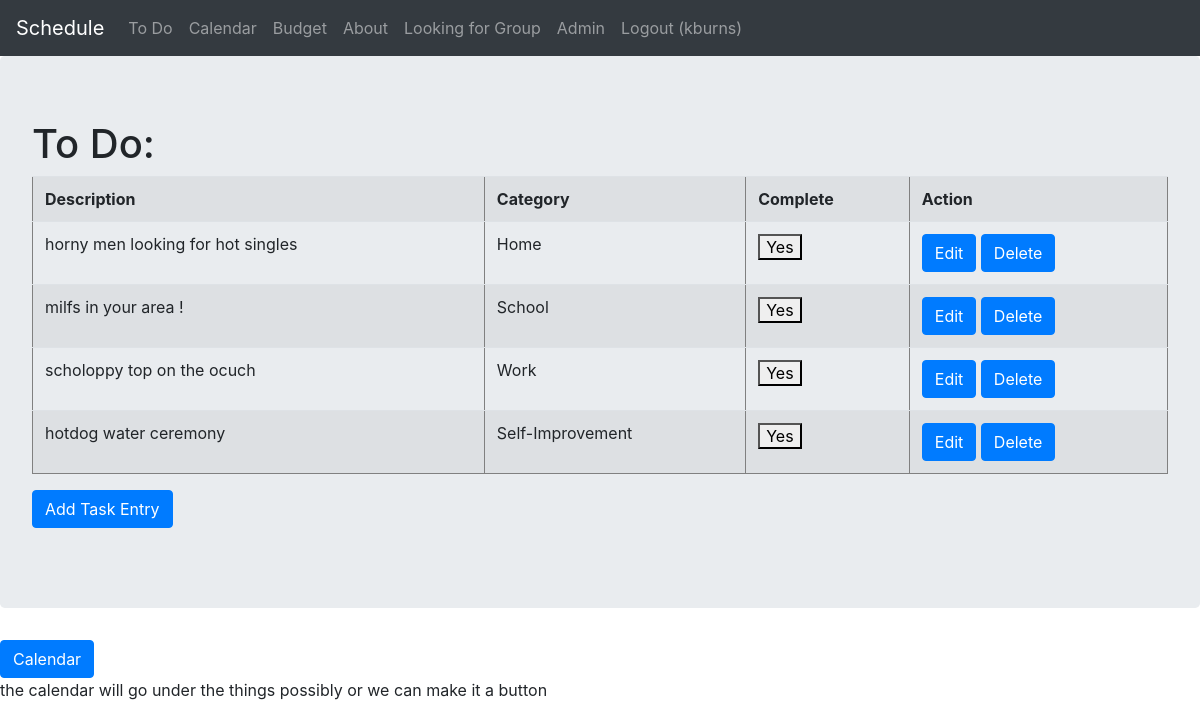
Page /tasks/ (signed in) on the committed database.
### tasks/models.py (models this page shows)
class TasksEntry(models.Model):
    user = models.ForeignKey(User, on_delete=models.CASCADE)
    description = models.CharField(max_length=128)
    category = models.ForeignKey(TaskCategory, on_delete=models.CASCADE)
    is_completed = models.BooleanField(default=False)

class TaskCategory(models.Model):
    category = models.CharField(max_length=128)
    def __str__(self):
        return self.category

### tasks/views.py (the view)
# urls.py: path('tasks/', task_views.tasks),
@login_required(login_url='/login/')
def tasks(request):
    if (TaskCategory.objects.count() == 0):
        TaskCategory(category="Home").save()
        TaskCategory(category="School").save()
        TaskCategory(category="Work").save()
        TaskCategory(category="Self-Improvement").save()
        TaskCategory(category="Other").save()
    if (request.method == "GET" and "delete" in request.GET):
        id = request.GET["delete"]
        TasksEntry.objects.filter(id=id).delete()
        return redirect("/tasks/")
    else:
        table_data = TasksEntry.objects.filter(user=request.user)
        context = {
            "table_data": table_data
        }
        return render(request, 'tasks/tasks.html', context)

### templates/tasks/tasks.html (shortened to what this page needs)
<html>
<head>
  {% include "bootstrap.html" %}
  {% load static %}
</head>
<body>
  {% include "nav.html" %}
  <div class="jumbotron">
    <h1>To Do: </h1>
    {% if not table_data %}
    </p>There is nothing to do.</p>
    {% else %}
    <table class="table table-striped" border="1">
      <tr>
        <th>Description</th>
        <th>Category</th>
        <th>Complete</th>
        <th>Action</th>
      </tr>
      {% for row in table_data %}
      <tr>
        <td>{{ row.description }}</td>
        <td>{{ row.category }}</td>
        <form method="POST" action="/tasks/toggle/{{row.id}}/">
          {%if row.is_completed == True %}
          <td><button name="YES"><a>Yes</a></button></td>
          {% else %}
          <td><button name="NO"><a>No</a></button></td>
          {% endif %}
        </form>
        <td>
          <a class="btn btn-primary" href="/tasks/edit/{{ row.id }}/">Edit</a>
          <a class="btn btn-primary" href="#" onclick="confirmDeleteModal({{row.id}})">Delete</a>
        </td>
      </tr>
      {% endfor %}
    </table>
    {% endif %}
    <form method="GET" action="/tasks/add/">
      <input type="submit" class="btn btn-primary" value="Add Task Entry">
    </form>
  </div>
  <div>
    <button class="btn btn-primary" action="">Calendar</button>
    <p>the calendar will go under the things possibly or we can make it a button</p>
  </div>
</body>
</html>

### templates/nav.html
<nav class="navbar navbar-expand-lg navbar-dark bg-dark">
  <a class="navbar-brand" href="/">Schedule</a>
  <div class="collapse navbar-collapse" id="navbarSupportedContent">
    <ul class="navbar-nav mr-auto">
      <li class="nav-item">
        <a class="nav-link" href="/tasks/">To Do</a>
      </li>
      <li class="nav-item">
        <a class="nav-link" href="/calendar/">Calendar</a>
      </li>
      <li class="nav-item">
        <a class="nav-link" href="/budget/">Budget</a>
      </li>
      <li class="nav-item">
        <a class="nav-link" href="/about/">About</a>
      </li>
      <li>
        <a class="nav-link" href="/LFG/">Looking for Group</a>
      </li>
      <li class="nav-item">
        <a class="nav-link" href="/admin" target="_blank">Admin</a>
      </li>
      {% if user.is_authenticated %}
      <li>
        <a class="nav-link" href="/logout/">Logout ({{user.username}})</a>
      </li>
      {% else %}
      <li>
        <a class="nav-link" href="/login/">Login</a>
      </li>
      {% endif %}
  </div>
</nav>

### rows in the picture
TasksEntry: description "horny men looking for hot singles", category "Home", is_completed "Yes"
TasksEntry: description "milfs in your area !", category "School", is_completed "Yes"
TasksEntry: description "scholoppy top on the ocuch", category "Work", is_completed "Yes"
TasksEntry: description "hotdog water ceremony", category "Self-Improvement", is_completed "Yes"

### other values in the picture
{{ user.username }} "kburns"
